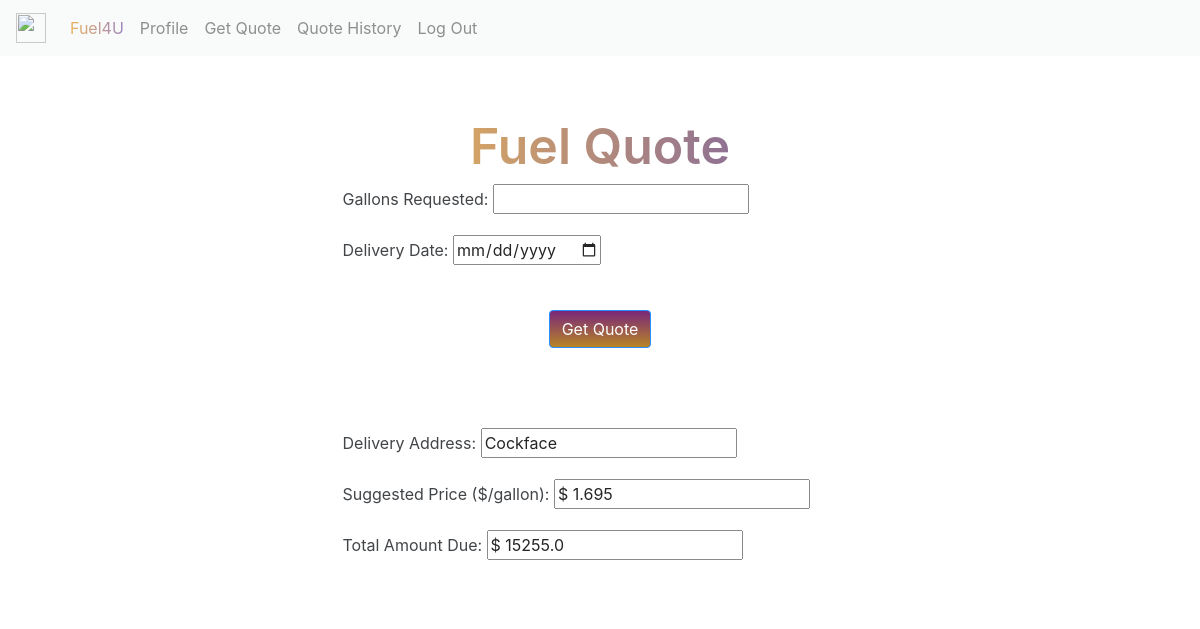
The app's page /get_quote (signed in) with its own data.
### website/models.py (models this page shows, shortened)
class User(db.Model, UserMixin):
    id = db.Column(db.Integer, primary_key=True)
    username = db.Column(db.String(150),unique=True)  # Define username as the primary key
    password = db.Column(db.String(150))
    fullName = db.Column(db.String(150),nullable = True)
    address1 = db.Column(db.String(150),nullable = True)
    address2 = db.Column(db.String(150),nullable = True)
    city = db.Column(db.String(150),nullable = True)
    state = db.Column(db.String(2),nullable = True)
    zipcode = db.Column(db.Integer,nullable = True)
    quotes = db.relationship('Quote', back_populates='user', lazy=True)

class Quote(db.Model):
    id = db.Column(db.Integer, primary_key=True)
    gallons_requested = db.Column(db.Float, nullable=False)
    delivery_date = db.Column(db.Date, nullable=False)
    suggested_price = db.Column(db.Float)
    total_amount_due = db.Column(db.Float)
    state = db.Column(db.String(2))
    address = db.Column(db.String(150))
    user_id = db.Column(db.Integer, db.ForeignKey('user.id'), nullable=False)
    user = db.relationship('User', back_populates="quotes")

### website/views.py (the view, shortened to what this page needs)
@views.route('/get_quote', methods=['GET', 'POST'])
def getquote():
    latest_quote = Quote.query.filter_by(user_id=current_user.id).order_by(Quote.id.desc()).first()
    return render_template("getquote.html", user=current_user, quote=latest_quote)

### website/__init__.py (called while the page is built)
def create_app():
    app = Flask(__name__)
    app.config['SECRET_KEY'] = 'hjshjhdjah kjshkjdhjs'
    app.config['SQLALCHEMY_DATABASE_URI'] = f'sqlite:///{DB_NAME}'
    db.init_app(app)
    from .views import views
    from .auth import auth
    app.register_blueprint(views, url_prefix='/')
    app.register_blueprint(auth, url_prefix='/')
    from .models import User, Quote
    with app.app_context():
        db.create_all()
    login_manager = LoginManager()
    login_manager.login_view = 'auth.login'
    login_manager.init_app(app)
    @login_manager.user_loader
    def load_user(user_id):
        return User.query.filter_by(username=user_id).first()
    return app

### website/templates/getquote.html
{% extends "base.html" %} {% block title %}Get Quote{% endblock %}
{% block content %}
<form method="POST" style="padding: 20px; margin : 0 auto; margin-top :40px; background-color: white; opacity: 85%; width : 50%; border-radius: 10%;">
    <h3 align="center">Fuel Quote</h3>
    <div class="form-group">
      <label for="gallonsRequested">Gallons Requested:</label>
      <input type="number" id="gallonsRequested" name="gallonsRequested" required min="1" step="1" required>
    </div>
    <div class="form-group">
        <label for="deliveryDate">Delivery Date:</label>
        <input type="date" id="deliveryDate" name="deliveryDate" required>
    </div>
    <br>
    <div style="text-align: center;">
      <button type="submit" class="btn btn-primary">Get Quote</button>
    </div>
</form>
<form method="GET" style="padding: 20px; margin : 0 auto; margin-top :40px; background-color: white; opacity: 85%; width : 50%; border-radius: 10%;">
    <div class="form-group">
      <label for="deliveryAddress">Delivery Address:</label>
      <input type="text" id="deliveryAddress" name="deliveryAddress" value="{{ user.address1 }}" readonly>
    </div>
    <div class="form-group">
        <label for="suggestedPrice">Suggested Price ($/gallon):</label>
        <input type="text" id="suggestedPrice" name="suggestedPrice" value="$ {{ quote.suggested_price }}" readonly>
    </div>
    <div class="form-group">
        <label for="totalAmount">Total Amount Due:</label>
        <input type="text" id="totalAmount" name="totalAmount" value="$ {{ quote.total_amount_due }}" readonly >
    </div>
  </form>
{% endblock %}

### records on screen
User: deliveryAddress "Cockface"
Quote: suggestedPrice "$ 1.695", totalAmount "$ 15255.0"
